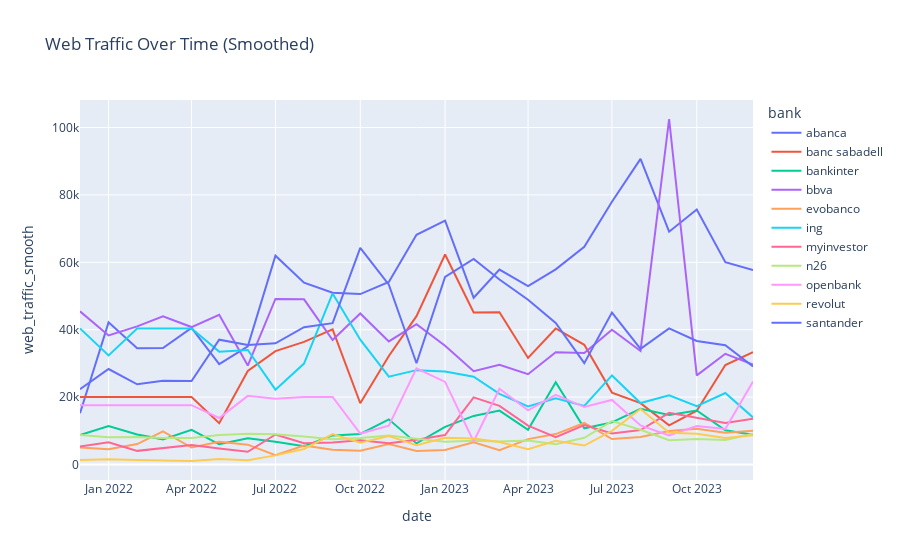

Write notebook code for a chart like this one.
### Code cell
smoothed_data = data.groupby('bank').apply(lambda x: apply_savgol_filter(x, 'web_traffic', 3, 2)).reset_index(drop=True)

# plot web traffic for all banks over time
fig = px.line(smoothed_data, x='date', y='web_traffic_smooth', color='bank', title='Web Traffic Over Time (Smoothed)')
fig.show()

### Figure 1 — Plotly figure (JSON) as saved in the notebook; plotly's stock layout.template omitted (floating-point values rounded to 4 significant figures)
{"data": [{"hovertemplate": "bank=abanca<br>date=%{x}<br>web_traffic_smooth=%{y}<extra></extra>", "legendgroup": "abanca", "line": {"color": "#636efa", "dash": "solid"}, "marker": {"symbol": "circle"}, "mode": "lines", "name": "abanca", "orientation": "v", "showlegend": true, "type": "scatter", "x": ["2021-12-01", "2022-01-01", "2022-02-01", "2022-03-01", "2022-04-01", "2022-05-01", "2022-06-01", "2022-07-01", "2022-08-01", "2022-09-01", "2022-10-01", "2022-11-01", "2022-12-01", "2023-01-01", "2023-02-01", "2023-03-01", "2023-04-01", "2023-05-01", "2023-06-01", "2023-07-01", "2023-08-01", "2023-09-01", "2023-10-01", "2023-11-01", "2023-12-01"], "xaxis": "x", "y": [15200.0, 42180.0, 34500.0, 34550.0, 40510.0, 29790.0, 35090.0, 61970.0, 53940.0, 50990.0, 50570.0, 54180.0, 68180.0, 72370.0, 49470.0, 57830.0, 52940.0, 57920.0, 64630.0, 77980.0, 90690.0, 69080.0, 75670.0, 60030.0, 57680.0], "yaxis": "y"}, {"hovertemplate": "bank=banc sabadell<br>date=%{x}<br>web_traffic_smooth=%{y}<extra></extra>", "legendgroup": "banc sabadell", "line": {"color": "#EF553B", "dash": "solid"}, "marker": {"symbol": "circle"}, "mode": "lines", "name": "banc sabadell", "orientation": "v", "showlegend": true, "type": "scatter", "x": ["2021-12-01", "2022-01-01", "2022-02-01", "2022-03-01", "2022-04-01", "2022-05-01", "2022-06-01", "2022-07-01", "2022-08-01", "2022-09-01", "2022-10-01", "2022-11-01", "2022-12-01", "2023-01-01", "2023-02-01", "2023-03-01", "2023-04-01", "2023-05-01", "2023-06-01", "2023-07-01", "2023-08-01", "2023-09-01", "2023-10-01", "2023-11-01", "2023-12-01"], "xaxis": "x", "y": [20020.0, 20020.0, 20020.0, 20020.0, 20020.0, 12270.0, 27770.0, 33650.0, 36380.0, 40100.0, 18170.0, 32180.0, 44020.0, 62310.0, 45140.0, 45180.0, 31610.0, 40350.0, 35510.0, 21330.0, 18200.0, 11590.0, 15970.0, 29520.0, 33320.0], "yaxis": "y"}, {"hovertemplate": "bank=bankinter<br>date=%{x}<br>web_traffic_smooth=%{y}<extra></extra>", "legendgroup": "bankinter", "line": {"color": "#00cc96", "dash": "solid"}, "marker": {"symbol": "circle"}, "mode": "lines", "name": "bankinter", "orientation": "v", "showlegend": true, "type": "scatter", "x": ["2021-12-01", "2022-01-01", "2022-02-01", "2022-03-01", "2022-04-01", "2022-05-01", "2022-06-01", "2022-07-01", "2022-08-01", "2022-09-01", "2022-10-01", "2022-11-01", "2022-12-01", "2023-01-01", "2023-02-01", "2023-03-01", "2023-04-01", "2023-05-01", "2023-06-01", "2023-07-01", "2023-08-01", "2023-09-01", "2023-10-01", "2023-11-01", "2023-12-01"], "xaxis": "x", "y": [8734.0, 11410.0, 8892.0, 7447.0, 10290.0, 5976.0, 7763.0, 6763.0, 5398.0, 8614.0, 9038.0, 13390.0, 6247.0, 11170.0, 14400.0, 15990.0, 10310.0, 24380.0, 10730.0, 12470.0, 16490.0, 14670.0, 16020.0, 10140.0, 8810.0], "yaxis": "y"}, {"hovertemplate": "bank=bbva<br>date=%{x}<br>web_traffic_smooth=%{y}<extra></extra>", "legendgroup": "bbva", "line": {"color": "#ab63fa", "dash": "solid"}, "marker": {"symbol": "circle"}, "mode": "lines", "name": "bbva", "orientation": "v", "showlegend": true, "type": "scatter", "x": ["2021-12-01", "2022-01-01", "2022-02-01", "2022-03-01", "2022-04-01", "2022-05-01", "2022-06-01", "2022-07-01", "2022-08-01", "2022-09-01", "2022-10-01", "2022-11-01", "2022-12-01", "2023-01-01", "2023-02-01", "2023-03-01", "2023-04-01", "2023-05-01", "2023-06-01", "2023-07-01", "2023-08-01", "2023-09-01", "2023-10-01", "2023-11-01", "2023-12-01"], "xaxis": "x", "y": [45450.0, 38310.0, 40980.0, 43970.0, 40780.0, 44440.0, 29360.0, 49120.0, 49010.0, 36920.0, 44830.0, 36500.0, 41610.0, 35220.0, 27660.0, 29550.0, 26780.0, 33330.0, 33100.0, 40000.0, 33690.0, 102500.0, 26430.0, 32850.0, 29660.0], "yaxis": "y"}, {"hovertemplate": "bank=evobanco<br>date=%{x}<br>web_traffic_smooth=%{y}<extra></extra>", "legendgroup": "evobanco", "line": {"color": "#FFA15A", "dash": "solid"}, "marker": {"symbol": "circle"}, "mode": "lines", "name": "evobanco", "orientation": "v", "showlegend": true, "type": "scatter", "x": ["2021-12-01", "2022-01-01", "2022-02-01", "2022-03-01", "2022-04-01", "2022-05-01", "2022-06-01", "2022-07-01", "2022-08-01", "2022-09-01", "2022-10-01", "2022-11-01", "2022-12-01", "2023-01-01", "2023-02-01", "2023-03-01", "2023-04-01", "2023-05-01", "2023-06-01", "2023-07-01", "2023-08-01", "2023-09-01", "2023-10-01", "2023-11-01", "2023-12-01"], "xaxis": "x", "y": [5056.0, 4539.0, 6049.0, 9826.0, 5028.0, 6753.0, 5874.0, 2727.0, 5641.0, 4339.0, 4082.0, 6046.0, 4019.0, 4323.0, 6607.0, 4223.0, 7513.0, 9009.0, 12310.0, 7533.0, 8121.0, 9925.0, 10600.0, 9442.0, 10040.0], "yaxis": "y"}, {"hovertemplate": "bank=ing<br>date=%{x}<br>web_traffic_smooth=%{y}<extra></extra>", "legendgroup": "ing", "line": {"color": "#19d3f3", "dash": "solid"}, "marker": {"symbol": "circle"}, "mode": "lines", "name": "ing", "orientation": "v", "showlegend": true, "type": "scatter", "x": ["2021-12-01", "2022-01-01", "2022-02-01", "2022-03-01", "2022-04-01", "2022-05-01", "2022-06-01", "2022-07-01", "2022-08-01", "2022-09-01", "2022-10-01", "2022-11-01", "2022-12-01", "2023-01-01", "2023-02-01", "2023-03-01", "2023-04-01", "2023-05-01", "2023-06-01", "2023-07-01", "2023-08-01", "2023-09-01", "2023-10-01", "2023-11-01", "2023-12-01"], "xaxis": "x", "y": [40360.0, 32370.0, 40360.0, 40360.0, 40360.0, 33490.0, 33980.0, 22190.0, 29940.0, 50770.0, 37030.0, 26060.0, 27990.0, 27610.0, 26020.0, 20940.0, 17190.0, 19640.0, 17360.0, 26410.0, 18230.0, 20530.0, 17300.0, 21210.0, 13970.0], "yaxis": "y"}, {"hovertemplate": "bank=myinvestor<br>date=%{x}<br>web_traffic_smooth=%{y}<extra></extra>", "legendgroup": "myinvestor", "line": {"color": "#FF6692", "dash": "solid"}, "marker": {"symbol": "circle"}, "mode": "lines", "name": "myinvestor", "orientation": "v", "showlegend": true, "type": "scatter", "x": ["2021-12-01", "2022-01-01", "2022-02-01", "2022-03-01", "2022-04-01", "2022-05-01", "2022-06-01", "2022-07-01", "2022-08-01", "2022-09-01", "2022-10-01", "2022-11-01", "2022-12-01", "2023-01-01", "2023-02-01", "2023-03-01", "2023-04-01", "2023-05-01", "2023-06-01", "2023-07-01", "2023-08-01", "2023-09-01", "2023-10-01", "2023-11-01", "2023-12-01"], "xaxis": "x", "y": [5320.0, 6578.0, 4032.0, 4941.0, 5775.0, 4702.0, 3744.0, 8888.0, 6295.0, 6547.0, 7168.0, 6308.0, 7304.0, 8735.0, 19910.0, 17370.0, 11500.0, 8064.0, 11700.0, 9216.0, 10200.0, 15330.0, 13930.0, 12300.0, 13590.0], "yaxis": "y"}, {"hovertemplate": "bank=n26<br>date=%{x}<br>web_traffic_smooth=%{y}<extra></extra>", "legendgroup": "n26", "line": {"color": "#B6E880", "dash": "solid"}, "marker": {"symbol": "circle"}, "mode": "lines", "name": "n26", "orientation": "v", "showlegend": true, "type": "scatter", "x": ["2021-12-01", "2022-01-01", "2022-02-01", "2022-03-01", "2022-04-01", "2022-05-01", "2022-06-01", "2022-07-01", "2022-08-01", "2022-09-01", "2022-10-01", "2022-11-01", "2022-12-01", "2023-01-01", "2023-02-01", "2023-03-01", "2023-04-01", "2023-05-01", "2023-06-01", "2023-07-01", "2023-08-01", "2023-09-01", "2023-10-01", "2023-11-01", "2023-12-01"], "xaxis": "x", "y": [8723.0, 8046.0, 8165.0, 7841.0, 7846.0, 8711.0, 9082.0, 8968.0, 8271.0, 7507.0, 7832.0, 8573.0, 7645.0, 6712.0, 7040.0, 6818.0, 7107.0, 5993.0, 7893.0, 12890.0, 10300.0, 7170.0, 7558.0, 7283.0, 9134.0], "yaxis": "y"}, {"hovertemplate": "bank=openbank<br>date=%{x}<br>web_traffic_smooth=%{y}<extra></extra>", "legendgroup": "openbank", "line": {"color": "#FF97FF", "dash": "solid"}, "marker": {"symbol": "circle"}, "mode": "lines", "name": "openbank", "orientation": "v", "showlegend": true, "type": "scatter", "x": ["2021-12-01", "2022-01-01", "2022-02-01", "2022-03-01", "2022-04-01", "2022-05-01", "2022-06-01", "2022-07-01", "2022-08-01", "2022-09-01", "2022-10-01", "2022-11-01", "2022-12-01", "2023-01-01", "2023-02-01", "2023-03-01", "2023-04-01", "2023-05-01", "2023-06-01", "2023-07-01", "2023-08-01", "2023-09-01", "2023-10-01", "2023-11-01", "2023-12-01"], "xaxis": "x", "y": [17600.0, 17600.0, 17600.0, 17600.0, 17600.0, 13790.0, 20350.0, 19530.0, 20020.0, 20020.0, 9169.0, 11530.0, 28520.0, 24490.0, 6808.0, 22470.0, 16060.0, 20650.0, 17040.0, 19150.0, 11590.0, 8604.0, 11370.0, 10550.0, 24650.0], "yaxis": "y"}, {"hovertemplate": "bank=revolut<br>date=%{x}<br>web_traffic_smooth=%{y}<extra></extra>", "legendgroup": "revolut", "line": {"color": "#FECB52", "dash": "solid"}, "marker": {"symbol": "circle"}, "mode": "lines", "name": "revolut", "orientation": "v", "showlegend": true, "type": "scatter", "x": ["2021-12-01", "2022-01-01", "2022-02-01", "2022-03-01", "2022-04-01", "2022-05-01", "2022-06-01", "2022-07-01", "2022-08-01", "2022-09-01", "2022-10-01", "2022-11-01", "2022-12-01", "2023-01-01", "2023-02-01", "2023-03-01", "2023-04-01", "2023-05-01", "2023-06-01", "2023-07-01", "2023-08-01", "2023-09-01", "2023-10-01", "2023-11-01", "2023-12-01"], "xaxis": "x", "y": [1343.0, 1531.0, 1305.0, 1105.0, 1021.0, 1648.0, 1261.0, 2693.0, 4602.0, 9033.0, 6463.0, 8429.0, 5686.0, 7936.0, 7682.0, 6636.0, 4491.0, 6999.0, 5608.0, 9965.0, 16450.0, 9423.0, 9095.0, 7857.0, 8701.0], "yaxis": "y"}, {"hovertemplate": "bank=santander<br>date=%{x}<br>web_traffic_smooth=%{y}<extra></extra>", "legendgroup": "santander", "line": {"color": "#636efa", "dash": "solid"}, "marker": {"symbol": "circle"}, "mode": "lines", "name": "santander", "orientation": "v", "showlegend": true, "type": "scatter", "x": ["2021-12-01", "2022-01-01", "2022-02-01", "2022-03-01", "2022-04-01", "2022-05-01", "2022-06-01", "2022-07-01", "2022-08-01", "2022-09-01", "2022-10-01", "2022-11-01", "2022-12-01", "2023-01-01", "2023-02-01", "2023-03-01", "2023-04-01", "2023-05-01", "2023-06-01", "2023-07-01", "2023-08-01", "2023-09-01", "2023-10-01", "2023-11-01", "2023-12-01"], "xaxis": "x", "y": [22330.0, 28330.0, 23800.0, 24810.0, 24740.0, 37040.0, 35470.0, 35950.0, 40750.0, 41930.0, 64290.0, 53370.0, 30040.0, 55680.0, 61000.0, 54900.0, 48910.0, 41980.0, 30060.0, 45100.0, 34290.0, 40390.0, 36640.0, 35390.0, 29100.0], "yaxis": "y"}], "layout": {"legend": {"title": {"text": "bank"}, "tracegroupgap": 0}, "title": {"text": "Web Traffic Over Time (Smoothed)"}, "xaxis": {"anchor": "y", "domain": [0, 1], "title": {"text": "date"}}, "yaxis": {"anchor": "x", "domain": [0, 1], "title": {"text": "web_traffic_smooth"}}}}
